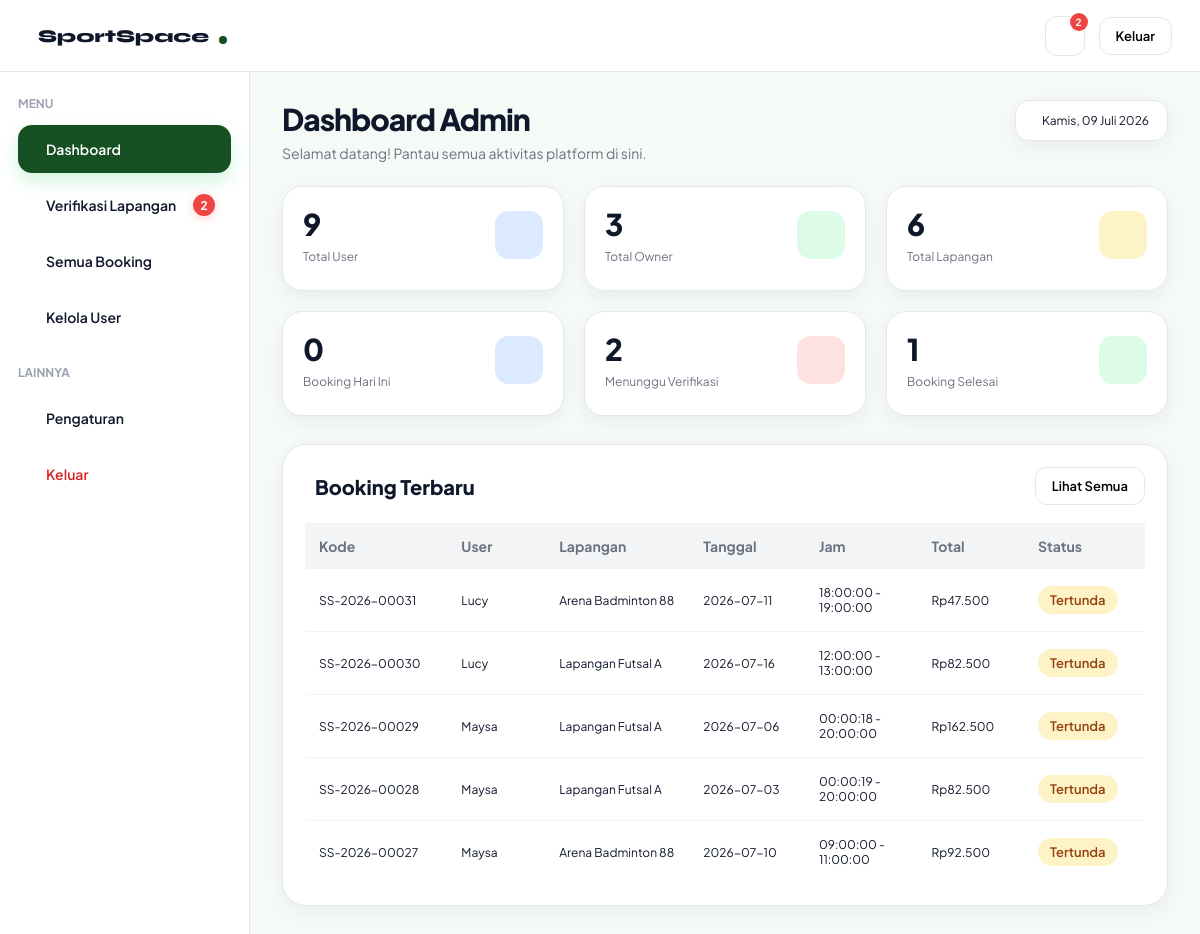
Screenshot of /dashboard-admin.php?filter=semua with the database file from the repository.
### tables this page shows
CREATE TABLE `booking` (
  `booking_id` int(11) NOT NULL,
  `user_id` int(11) NOT NULL,
  `field_id` int(11) NOT NULL,
  `tanggal` date NOT NULL,
  `jam_mulai` time NOT NULL,
  `jam_selesai` time NOT NULL,
  `status` enum('tertunda','terkonfirmasi','ditolak','dibatalkan','selesai') NOT NULL DEFAULT 'tertunda',
  `created_at` timestamp NOT NULL DEFAULT current_timestamp(),
  `booking_code` varchar(20) DEFAULT NULL,
  `metode_pembayaran` varchar(30) DEFAULT NULL,
  `bank` varchar(30) DEFAULT NULL,
  `total` decimal(12,2) NOT NULL
);

CREATE TABLE `users` (
  `user_id` int(11) NOT NULL,
  `nama` varchar(50) NOT NULL,
  `email` varchar(100) NOT NULL,
  `telepon` varchar(15) NOT NULL,
  `password` varchar(255) NOT NULL,
  `role` enum('user','admin','owner') NOT NULL DEFAULT 'user',
  `aktif` enum('aktif','nonaktif') NOT NULL DEFAULT 'aktif',
  `created_at` timestamp NOT NULL DEFAULT current_timestamp()
);

CREATE TABLE `fields` (
  `field_id` int(11) NOT NULL,
  `owner_id` int(11) DEFAULT NULL,
  `nama_lapangan` varchar(100) NOT NULL,
  `jenis` varchar(50) NOT NULL,
  `harga` decimal(10,2) NOT NULL,
  `status` enum('tersedia','penuh') NOT NULL DEFAULT 'tersedia',
  `lokasi` varchar(255) DEFAULT NULL,
  `gambar` varchar(255) DEFAULT NULL,
  `deskripsi` text DEFAULT NULL,
  `owner_name` varchar(100) DEFAULT NULL,
  `owner_phone` varchar(20) DEFAULT NULL,
  `owner_address` varchar(255) DEFAULT NULL,
  `jam_operasional` varchar(50) DEFAULT NULL,
  `kapasitas` int(11) DEFAULT NULL,
  `jenis_lantai` varchar(50) DEFAULT NULL,
  `fasilitas` text DEFAULT NULL,
  `maps_link` text DEFAULT NULL,
  `google_maps_url` text DEFAULT NULL,
  `verifikasi` enum('pending','diterima','ditolak') NOT NULL DEFAULT 'pending',
  `durasi_slot` int(11) NOT NULL DEFAULT 1,
  `hari_libur` text DEFAULT NULL,
  `aktif` enum('aktif','nonaktif') NOT NULL
);

CREATE TABLE `payment` (
  `payment_id` int(11) NOT NULL,
  `booking_id` int(11) NOT NULL,
  `metode` enum('transfer','ewallet','cash') NOT NULL,
  `total` decimal(10,2) NOT NULL,
  `status` enum('tertunda','diverifikasi','ditolak') NOT NULL DEFAULT 'tertunda',
  `tanggal_bayar` timestamp NOT NULL DEFAULT current_timestamp(),
  `bank` varchar(30) DEFAULT NULL
);

### get-admin-dashboard.php (called while the page is built, shortened)
<?php
include "config.php";
$result = mysqli_query($conn, "
SELECT COUNT(*) AS total
FROM users
");
$totalUser = mysqli_fetch_assoc($result)['total'];
$result = mysqli_query($conn, "
SELECT COUNT(*) AS total
FROM fields
");
$totalLapangan = mysqli_fetch_assoc($result)['total'];
$result = mysqli_query($conn,"
SELECT COUNT(*) AS total
FROM users
WHERE role='owner'
");
$totalOwner = mysqli_fetch_assoc($result)['total'];
$result = mysqli_query($conn,"
SELECT COUNT(*) AS total
FROM booking
WHERE tanggal = CURDATE()
");
$totalBookingHariIni = mysqli_fetch_assoc($result)['total'];
$result = mysqli_query($conn,"
SELECT COUNT(*) AS total
FROM booking
WHERE status='terkonfirmasi'
");
$totalBookingSelesai = mysqli_fetch_assoc($result)['total'];
$qNotifLapangan = mysqli_query($conn,"
    SELECT COUNT(*) AS total
    FROM fields
    WHERE verifikasi='pending'
");
$notifLapangan = mysqli_fetch_assoc($qNotifLapangan)['total'];
$qNotifBooking = mysqli_query($conn,"
    SELECT COUNT(*) AS total
    FROM booking
    WHERE DATE(created_at)=CURDATE()
");
$notifBooking = mysqli_fetch_assoc($qNotifBooking)['total'];
$qNotifUser = mysqli_query($conn,"
    SELECT COUNT(*) AS total
    FROM users
    WHERE DATE(created_at)=CURDATE()
");
$notifUser = mysqli_fetch_assoc($qNotifUser)['total'];
$totalNotif = $notifLapangan + $notifBooking + $notifUser;

### get-verifikasi.php (called while the page is built, shortened)
<?php
include "config.php";
$totalPending = mysqli_fetch_assoc(
    mysqli_query($conn, "SELECT COUNT(*) total FROM fields WHERE verifikasi='pending'")
)['total'];

### get-booking-terbaru.php (called while the page is built)
<?php
include "config.php";
$queryBookingTerbaru = mysqli_query(
    $conn,
    "
    SELECT
        booking.booking_code,
        users.nama,
        fields.nama_lapangan,
        booking.tanggal,
        booking.jam_mulai,
        booking.jam_selesai,
        payment.total,
        booking.status
    FROM booking
    JOIN users
    ON booking.user_id = users.user_id
    JOIN fields
    ON booking.field_id = fields.field_id
    LEFT JOIN payment
    ON booking.booking_id = payment.booking_id
    ORDER BY booking.booking_id DESC
    LIMIT 5
    "
);

### dashboard-admin.php (the view, shortened to what this page needs)
<?php
include "get-admin-dashboard.php";
include "get-booking-terbaru.php";
include "get-users.php";
include "get-verifikasi.php";
?>
<?php
$hari = [
    "Minggu","Senin","Selasa","Rabu","Kamis","Jumat","Sabtu"
];
$bulan = [
    1=>"Januari","Februari","Maret","April","Mei","Juni",
    "Juli","Agustus","September","Oktober","November","Desember"
];
$today =
$hari[date("w")] . ", " .
date("d") . " " .
$bulan[(int)date("n")] . " " .
date("Y");
?>
<!DOCTYPE html>
<html lang="id">
<head>
  <link rel="stylesheet" href="admin.css">
  <link rel="stylesheet" href="https://cdn.jsdelivr.net/npm/@tabler/icons-webfont@3.31.0/dist/tabler-icons.min.css">
</head>
<body>
   <nav class="navbar">
    <a href="index.php"class="navbar-brand"> <i class="ti ti-bowling"></i>
      <span>SportSpace</span>
      <div class="dot"></div>
    </a>
    <div class="navbar-actions">
      <div class="notif-container">
        <div class="notif" onclick="toggleNotif()"> <i class="ti ti-bell"></i>
          <span
            class="notif-badge"
            id="notifBadge"
            <?php if($totalNotif == 0): ?>
                style="display:none;"
            <?php endif; ?>
            >
            <?= $totalNotif ?>
          </span>
        </div>
    </div>
    <a href="login.html">
      <button class="btn btn-outline btn-sm"> <i class="ti ti-logout"> </i> Keluar </button>
    </a>
  </div>
</nav>
 <div class="dashboard-layout">
   <aside class="sidebar">
    <div>
      <div class="sidebar-section"> MENU </div>
      <div class="sidebar-menu">
        <div class="sidebar-item active" onclick="showSection('dashboard', this)"> <i class="ti ti-home"></i>
          <span>Dashboard</span>
        </div>
        <div class="sidebar-item" onclick="showSection('venue', this)">
          <span>Verifikasi Lapangan</span>
          <span
            class="menu-badge"
            id="sidebarVenueBadge"
            <?php if($notifLapangan == 0): ?>
                style="display:none;"
            <?php endif; ?>
            >
            <?= $notifLapangan ?>
          </span>
        </div>
        <div class="sidebar-item" onclick="showSection('booking', this)"> <i class="ti ti-calendar-event"></i>
          <span>Semua Booking</span>
        </div>
        <div class="sidebar-item" onclick="showSection('user', this)"> <i class="ti ti-users"></i>
          <span>Kelola User</span>
        </div>
      </div>
      <div class="sidebar-section extra"> LAINNYA </div>
      <div class="sidebar-menu">
        <div class="sidebar-item" onclick="showSection('setting', this)"> <i class="ti ti-settings"></i>
          <span>Pengaturan</span>
        </div>
        <a href="login.html" class="logout-link">
          <div class="sidebar-item logout">
            <span>Keluar</span>
          </div>
        </a>
      </div>
    </div>
  </aside>
   <main class="dashboard-content loading" id="dashboardContent">
     <section id="section-dashboard">
      <div class="top-header">
        <div>
          <h1 class="page-title"> Dashboard Admin </h1>
          <p class="page-sub"> Selamat datang! Pantau semua aktivitas platform di sini. </p>
        </div>
        <div class="date-card">
          <?= $today ?>
        </div>
      </div>
        <div class="stats-grid">
    <div class="stat-card">
        <div class="stat-top">
            <div>
                <div class="stat-value"><?= $totalUser ?></div>
                <div class="stat-label">Total User</div>
            </div>
            <div class="stat-icon blue-bg">
            </div>
        </div>
    </div>
    <div class="stat-card">
        <div class="stat-top">
            <div>
                <div class="stat-value"><?= $totalOwner ?></div>
                <div class="stat-label">Total Owner</div>
            </div>
            <div class="stat-icon green-bg">
            </div>
        </div>
    </div>
    <div class="stat-card">
        <div class="stat-top">
            <div>
                <div class="stat-value"><?= $totalLapangan ?></div>
                <div class="stat-label">Total Lapangan</div>
            </div>
            <div class="stat-icon amber-bg">
            </div>
        </div>
    </div>
    <div class="stat-card">
        <div class="stat-top">
            <div>
                <div class="stat-value"><?= $totalBookingHariIni ?></div>
                <div class="stat-label">Booking Hari Ini</div>
            </div>
            <div class="stat-icon blue-bg">
            </div>
        </div>
    </div>
    <div class="stat-card">
        <div class="stat-top">
            <div>
                <div class="stat-value"><?= $totalPending ?></div>
                <div class="stat-label">Menunggu Verifikasi</div>
            </div>
            <div class="stat-icon red-bg">
            </div>
        </div>
    </div>
    <div class="stat-card">
        <div class="stat-top">
            <div>
                <div class="stat-value"><?= $totalBookingSelesai ?></div>
                <div class="stat-label">Booking Selesai</div>
            </div>
            <div class="stat-icon green-bg">
            </div>
        </div>
    </div>
</div>
       <div class="card">
        <div class="card-header">
          <div class="card-title"> <i class="ti ti-file-invoice"> </i> Booking Terbaru </div>
          <button class="btn btn-outline btn-sm" onclick="openBookingSection()"> Lihat Semua </button>
        </div>
        <div class="table-wrapper">
          <table class="table">
            <thead>
              <tr>
                <th>Kode</th>
                <th>User</th>
                <th>Lapangan</th>
                <th>Tanggal</th>
                <th>Jam</th>
                <th>Total</th>
                <th>Status</th>
              </tr>
            </thead>
            <tbody>
              <?php while($row = mysqli_fetch_assoc($queryBookingTerbaru)) : ?>
                <tr>
                  <td><?= $row['booking_code']; ?></td>
                  <td><?= $row['nama']; ?></td>
                  <td><?= $row['nama_lapangan']; ?></td>
                  <td><?= $row['tanggal']; ?></td>
                  <td>
                    <?= $row['jam_mulai']; ?>
                    -
                    <?= $row['jam_selesai']; ?>
                  </td>
                  <td>Rp<?= number_format($row['total'], 0, ",", ".") ?></td>
                  <td>
                    <?php
                    $status = strtolower($row['status']);
                    if($status == "terkonfirmasi"){
                      echo '<span class="status-badge success">Terkonfirmasi</span>';
                    }
                    elseif($status == "tertunda"){
                      echo '<span class="status-badge warning">Tertunda</span>';
                    }
                    elseif($status == "dibatalkan"){
                      echo '<span class="status-badge danger">Dibatalkan</span>';
                    }
                    elseif($status == "selesai"){
                      echo '<span class="status-badge info">Selesai</span>';
                    }
                    else{
                      echo '<span class="status-badge">'.$row['status'].'</span>';
                    }
                    ?>
                  </td>
                </tr>
              <?php endwhile; ?>
            </tbody>
          </table>
        </div>
      </div>
    </section>
    </main>
  </div>
    </body>
    </html>

### rows the page displays
booking: booking_code "SS-2026-00031", user.nama "Lucy", field.nama_lapangan "Arena Badminton 88", tanggal "2026-07-11", jam_mulai "18:00:00", jam_selesai "19:00:00", payment.total "47.500", status "Tertunda"
booking: booking_code "SS-2026-00030", user.nama "Lucy", field.nama_lapangan "Lapangan Futsal A", tanggal "2026-07-16", jam_mulai "12:00:00", jam_selesai "13:00:00", payment.total "82.500", status "Tertunda"
booking: booking_code "SS-2026-00029", user.nama "Maysa", field.nama_lapangan "Lapangan Futsal A", tanggal "2026-07-06", jam_mulai "00:00:18", jam_selesai "20:00:00", payment.total "162.500", status "Tertunda"
booking: booking_code "SS-2026-00028", user.nama "Maysa", field.nama_lapangan "Lapangan Futsal A", tanggal "2026-07-03", jam_mulai "00:00:19", jam_selesai "20:00:00", payment.total "82.500", status "Tertunda"
booking: booking_code "SS-2026-00027", user.nama "Maysa", field.nama_lapangan "Arena Badminton 88", tanggal "2026-07-10", jam_mulai "09:00:00", jam_selesai "11:00:00", payment.total "92.500", status "Tertunda"

### other values shown
$totalNotif "2"
$notifLapangan "2"
$totalUser "9"
$totalOwner "3"
$totalLapangan "6"
$totalBookingHariIni "0"
$totalPending "2"
$totalBookingSelesai "1"
